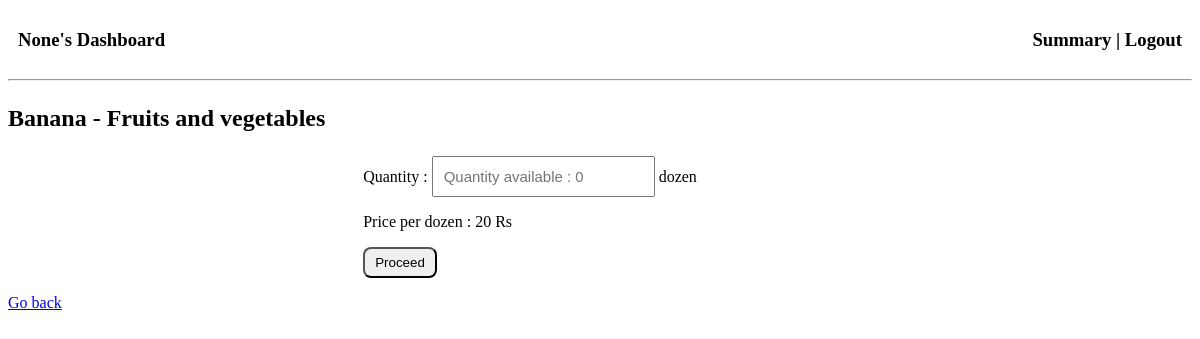
Page /buy-product?product_name=Banana&category_name=Fruits+and+vegetables on the committed database.
### application/models.py (models this page shows)
class Product(db.Model):
    __tablename__ = 'product'
    p_id = db.Column(db.Integer, primary_key=True,autoincrement=True)
    c_id = db.Column(db.Integer)
    product_name = db.Column(db.String(120), nullable=False, unique=True)

class Category(db.Model):
    __tablename__ = 'category'
    c_id = db.Column(db.Integer, primary_key=True, autoincrement=True)
    category_name = db.Column(db.String(120), nullable=False, unique=True)

class Stock(db.Model):
    __tablename__ = 'stock'
    s_id = db.Column(db.Integer, primary_key=True, autoincrement=True)
    p_id = db.Column(db.Integer)
    unit = db.Column(db.Integer, nullable=False)
    rate_per_unit = db.Column(db.Integer, nullable=False)
    quantity = db.Column(db.Integer, nullable=False)

### application/controllers.py (the view, shortened to what this page needs)
@app.route('/buy-product', methods=['GET','POST'])
def buy_product():
    category_name = request.args.get('category_name')
    product_name = request.args.get('product_name')
    user_name = request.args.get('username')
    data = combined_view.query.filter_by(product_name = product_name).first()
    unit = data.unit
    quantity = data.quantity
    rate = data.rate_per_unit
    title = 'Buying product'
    function = 'Buy'
    what_done = 'Your order is placed'
    print(user_name)
    if request.method=='GET':
        return render_template('buy_product.html',
                                user_name=user_name, product_name=product_name, category_name=category_name,
                                unit=unit, quantity=quantity, rate=rate, title=title, function=function)

### templates/buy_product.html (shortened to what this page needs)
<!DOCTYPE html>
<html>
    <head>
        <link rel="stylesheet" href="../static/buy_product.css">
    </head>
    <body>
        <header>
            <h3>
                <div class="header-content">
                    <div>{{ user_name }}'s Dashboard</div>
                    <div>Summary | <a href="{{ url_for('logout') }}" class="logout-link">Logout</a></div>
                </div>
            </h3>
        </header>
        <hr>
        <h3 style="text-decoration: none; font-size: x-large;">
            {{ product_name}} - {{ category_name }}
        </h3>
        <div class="form" style="text-align: left;margin-left: 30%;">
            <form method="POST">
                <p>Quantity : <input type="number" id="quantity_given" name="quantity_given" placeholder="Quantity available : {{ quantity }}" required
                    style="padding: 10px;font-size: 15px;"> {{ unit }}
                </p>
                <p>Price per {{ unit }} : {{ rate }} Rs</p>
                <p><button type="button" id="proceed-button"
                style="padding: 6px 10px;
                    border-radius: 8px;
                    text-align: center;">Proceed</button></p>
            </form>
        </div>
        <div>
            <a href="{{ url_for('user_dashboard', username=user_name) }}">Go back</a>
        </div>
    </body>
</html>

### static/buy_product.css (style rules this page uses)
.header-content { display: flex; justify-content: space-between; align-items: center; padding: 10px; }
a.logout-link { color: black; text-decoration: none; }

### rows in the picture
Product: product_name "Banana"
Category: category_name "Fruits and vegetables"
Stock: unit "dozen"

### other values in the picture
{{ user_name }} "None"
{{ rate }} "20"
